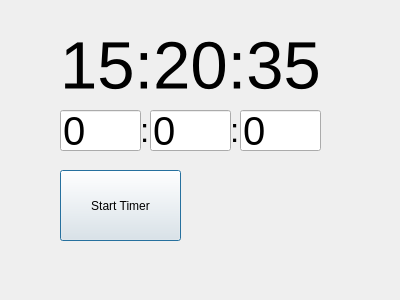
<?xml version="1.0" encoding="UTF-8"?>
<ui version="4.0">
 <class>Question_2_3</class>
 <widget class="QDialog" name="Question_2_3">
  <property name="geometry">
   <rect>
    <x>0</x>
    <y>0</y>
    <width>400</width>
    <height>300</height>
   </rect>
  </property>
  <property name="windowTitle">
   <string>Dialog</string>
  </property>
  <widget class="QLabel" name="label">
   <property name="geometry">
    <rect>
     <x>60</x>
     <y>30</y>
     <width>331</width>
     <height>71</height>
    </rect>
   </property>
   <property name="font">
    <font>
     <pointsize>50</pointsize>
    </font>
   </property>
   <property name="text">
    <string>15:20:35</string>
   </property>
  </widget>
  <widget class="QLineEdit" name="lineEdit">
   <property name="geometry">
    <rect>
     <x>60</x>
     <y>110</y>
     <width>81</width>
     <height>41</height>
    </rect>
   </property>
   <property name="font">
    <font>
     <pointsize>30</pointsize>
    </font>
   </property>
   <property name="text">
    <string>0</string>
   </property>
  </widget>
  <widget class="QLabel" name="label_2">
   <property name="geometry">
    <rect>
     <x>140</x>
     <y>110</y>
     <width>16</width>
     <height>41</height>
    </rect>
   </property>
   <property name="font">
    <font>
     <pointsize>25</pointsize>
    </font>
   </property>
   <property name="text">
    <string>:</string>
   </property>
  </widget>
  <widget class="QLineEdit" name="lineEdit_2">
   <property name="geometry">
    <rect>
     <x>150</x>
     <y>110</y>
     <width>81</width>
     <height>41</height>
    </rect>
   </property>
   <property name="font">
    <font>
     <pointsize>30</pointsize>
    </font>
   </property>
   <property name="text">
    <string>0</string>
   </property>
  </widget>
  <widget class="QLabel" name="label_3">
   <property name="geometry">
    <rect>
     <x>230</x>
     <y>110</y>
     <width>16</width>
     <height>41</height>
    </rect>
   </property>
   <property name="font">
    <font>
     <pointsize>25</pointsize>
    </font>
   </property>
   <property name="text">
    <string>:</string>
   </property>
  </widget>
  <widget class="QLineEdit" name="lineEdit_3">
   <property name="geometry">
    <rect>
     <x>240</x>
     <y>110</y>
     <width>81</width>
     <height>41</height>
    </rect>
   </property>
   <property name="font">
    <font>
     <pointsize>30</pointsize>
    </font>
   </property>
   <property name="text">
    <string>0</string>
   </property>
  </widget>
  <widget class="QPushButton" name="pushButton">
   <property name="geometry">
    <rect>
     <x>60</x>
     <y>170</y>
     <width>121</width>
     <height>71</height>
    </rect>
   </property>
   <property name="text">
    <string>Start Timer</string>
   </property>
  </widget>
 </widget>
 <resources/>
 <connections/>
</ui>
